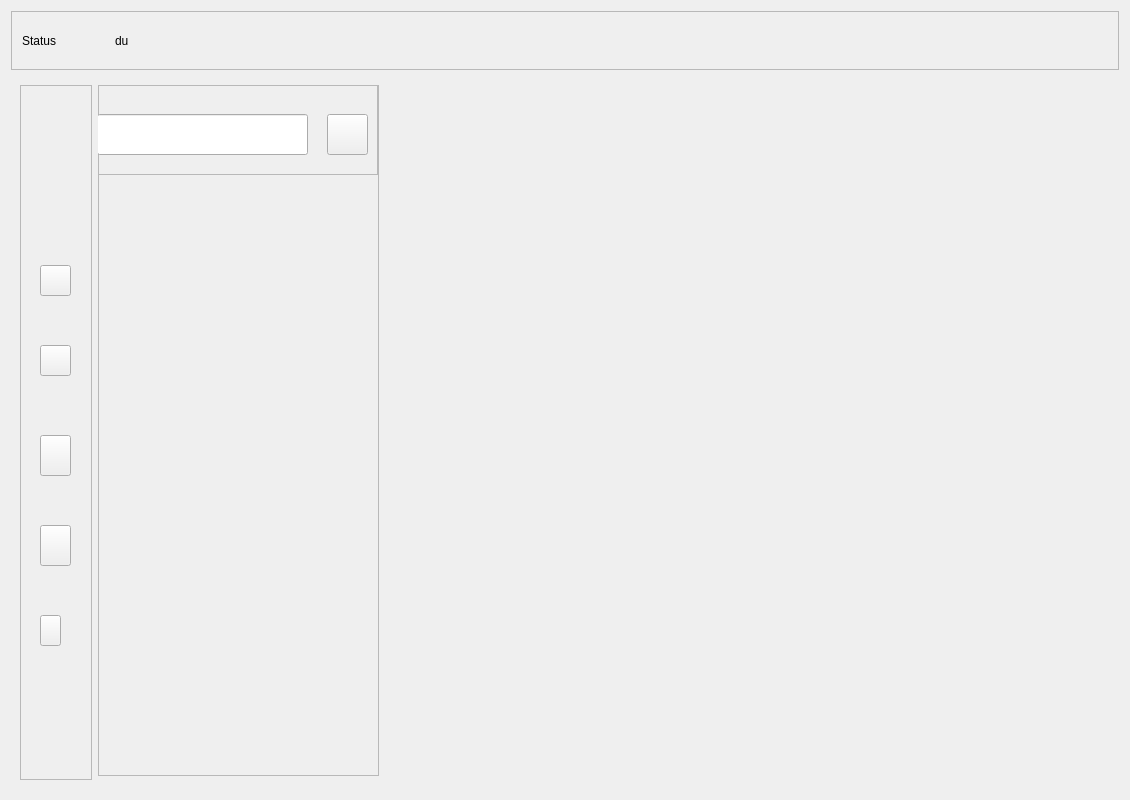
<?xml version="1.0" encoding="UTF-8"?>
<ui version="4.0">
 <class>MainPage</class>
 <widget class="QWidget" name="MainPage">
  <property name="geometry">
   <rect>
    <x>0</x>
    <y>0</y>
    <width>1130</width>
    <height>800</height>
   </rect>
  </property>
  <property name="windowTitle">
   <string>Form</string>
  </property>
  <layout class="QVBoxLayout" name="verticalLayout_3" stretch="1,12">
   <item>
    <widget class="QFrame" name="frame_top">
     <property name="frameShape">
      <enum>QFrame::StyledPanel</enum>
     </property>
     <property name="frameShadow">
      <enum>QFrame::Raised</enum>
     </property>
     <layout class="QHBoxLayout" name="horizontalLayout_2" stretch="1,2,3">
      <property name="leftMargin">
       <number>10</number>
      </property>
      <property name="topMargin">
       <number>0</number>
      </property>
      <property name="rightMargin">
       <number>4</number>
      </property>
      <property name="bottomMargin">
       <number>0</number>
      </property>
      <item>
       <widget class="QWidget" name="widget_weather" native="true">
        <layout class="QHBoxLayout" name="horizontalLayout_3">
         <property name="leftMargin">
          <number>0</number>
         </property>
         <property name="topMargin">
          <number>0</number>
         </property>
         <property name="rightMargin">
          <number>0</number>
         </property>
         <property name="bottomMargin">
          <number>0</number>
         </property>
         <item>
          <widget class="QLabel" name="label_weatherStatus">
           <property name="text">
            <string>Status</string>
           </property>
          </widget>
         </item>
         <item>
          <widget class="QLabel" name="label">
           <property name="text">
            <string>du</string>
           </property>
          </widget>
         </item>
        </layout>
       </widget>
      </item>
      <item>
       <widget class="QWidget" name="widget_fill" native="true"/>
      </item>
      <item>
       <widget class="QWidget" name="widget_status" native="true"/>
      </item>
     </layout>
    </widget>
   </item>
   <item>
    <widget class="QWidget" name="widget" native="true">
     <layout class="QHBoxLayout" name="horizontalLayout" stretch="1,4,10">
      <item>
       <widget class="QFrame" name="frame">
        <property name="styleSheet">
         <string notr="true">QPushButton{
padding: 1px;
radius: 5px; 
}</string>
        </property>
        <property name="frameShape">
         <enum>QFrame::StyledPanel</enum>
        </property>
        <property name="frameShadow">
         <enum>QFrame::Raised</enum>
        </property>
        <widget class="QLabel" name="label_avatar">
         <property name="geometry">
          <rect>
           <x>10</x>
           <y>70</y>
           <width>61</width>
           <height>61</height>
          </rect>
         </property>
         <property name="text">
          <string/>
         </property>
        </widget>
        <widget class="QPushButton" name="btn_chat">
         <property name="geometry">
          <rect>
           <x>20</x>
           <y>180</y>
           <width>31</width>
           <height>31</height>
          </rect>
         </property>
         <property name="styleSheet">
          <string notr="true"> QPushButton {
	border-image: url(:/res/MainPage/chat_common.png);
 } 

QPushButton:pressed {
	border-image: url(:/res/MainPage/chat_press.png);
 }

</string>
         </property>
         <property name="text">
          <string/>
         </property>
        </widget>
        <widget class="QPushButton" name="btn_friend">
         <property name="geometry">
          <rect>
           <x>20</x>
           <y>260</y>
           <width>31</width>
           <height>31</height>
          </rect>
         </property>
         <property name="styleSheet">
          <string notr="true"> QPushButton {
	border-image: url(:/res/MainPage/friend_common.png);
 } 

QPushButton:pressed {
	border-image: url(:/res/MainPage/friend_press.png);
 }

</string>
         </property>
         <property name="text">
          <string/>
         </property>
        </widget>
        <widget class="QPushButton" name="btn_collect">
         <property name="geometry">
          <rect>
           <x>20</x>
           <y>350</y>
           <width>31</width>
           <height>41</height>
          </rect>
         </property>
         <property name="styleSheet">
          <string notr="true"> QPushButton {
	border-image: url(:/res/MainPage/collect_common.png);
 } 

QPushButton:pressed {
	border-image: url(:/res/MainPage/collect_press.png);
 }

</string>
         </property>
         <property name="text">
          <string/>
         </property>
        </widget>
        <widget class="QPushButton" name="btn_moments">
         <property name="geometry">
          <rect>
           <x>20</x>
           <y>440</y>
           <width>31</width>
           <height>41</height>
          </rect>
         </property>
         <property name="styleSheet">
          <string notr="true"> QPushButton {
	border-image: url(:/res/MainPage/moments_common.png);
 } 

QPushButton:pressed {
	border-image: url(:/res/MainPage/moments_press.png);
 }

</string>
         </property>
         <property name="text">
          <string/>
         </property>
        </widget>
        <widget class="QPushButton" name="btn_tool">
         <property name="geometry">
          <rect>
           <x>20</x>
           <y>530</y>
           <width>21</width>
           <height>31</height>
          </rect>
         </property>
         <property name="styleSheet">
          <string notr="true"> QPushButton {
	border-image: url(:/res/MainPage/tool_common.png);
 } 

QPushButton:pressed {
	border-image: url(:/res/MainPage/tool_press.png);
 }

</string>
         </property>
         <property name="text">
          <string/>
         </property>
        </widget>
       </widget>
      </item>
      <item>
       <widget class="QStackedWidget" name="stackedWidget_side">
        <property name="currentIndex">
         <number>0</number>
        </property>
        <widget class="QWidget" name="page_sideChat">
         <widget class="QFrame" name="frame_2">
          <property name="geometry">
           <rect>
            <x>0</x>
            <y>0</y>
            <width>281</width>
            <height>691</height>
           </rect>
          </property>
          <property name="frameShape">
           <enum>QFrame::StyledPanel</enum>
          </property>
          <property name="frameShadow">
           <enum>QFrame::Raised</enum>
          </property>
          <widget class="QFrame" name="frame_3">
           <property name="geometry">
            <rect>
             <x>-1</x>
             <y>-1</y>
             <width>281</width>
             <height>91</height>
            </rect>
           </property>
           <property name="frameShape">
            <enum>QFrame::StyledPanel</enum>
           </property>
           <property name="frameShadow">
            <enum>QFrame::Raised</enum>
           </property>
           <widget class="QLineEdit" name="lineEdit">
            <property name="geometry">
             <rect>
              <x>0</x>
              <y>30</y>
              <width>211</width>
              <height>41</height>
             </rect>
            </property>
           </widget>
           <widget class="QPushButton" name="pushButton">
            <property name="geometry">
             <rect>
              <x>230</x>
              <y>30</y>
              <width>41</width>
              <height>41</height>
             </rect>
            </property>
            <property name="text">
             <string/>
            </property>
            <property name="icon">
             <iconset resource="../res.qrc">
              <normaloff>:/res/MainPage/add.png</normaloff>:/res/MainPage/add.png</iconset>
            </property>
            <property name="iconSize">
             <size>
              <width>26</width>
              <height>26</height>
             </size>
            </property>
           </widget>
          </widget>
          <widget class="QWidget" name="widget_verticalLayout" native="true">
           <property name="geometry">
            <rect>
             <x>0</x>
             <y>90</y>
             <width>281</width>
             <height>611</height>
            </rect>
           </property>
           <layout class="QVBoxLayout" name="verticalLayout_2">
            <property name="spacing">
             <number>0</number>
            </property>
            <property name="leftMargin">
             <number>0</number>
            </property>
            <property name="topMargin">
             <number>0</number>
            </property>
            <property name="rightMargin">
             <number>0</number>
            </property>
            <property name="bottomMargin">
             <number>0</number>
            </property>
            <item>
             <layout class="QVBoxLayout" name="verticalLayout">
              <property name="spacing">
               <number>0</number>
              </property>
             </layout>
            </item>
           </layout>
          </widget>
         </widget>
        </widget>
        <widget class="QWidget" name="page_sideFriend">
         <widget class="QPushButton" name="pushButton_3">
          <property name="geometry">
           <rect>
            <x>70</x>
            <y>270</y>
            <width>91</width>
            <height>51</height>
           </rect>
          </property>
          <property name="text">
           <string>Friend</string>
          </property>
         </widget>
        </widget>
        <widget class="QWidget" name="page_sideCollect">
         <widget class="QPushButton" name="pushButton_2">
          <property name="geometry">
           <rect>
            <x>70</x>
            <y>220</y>
            <width>91</width>
            <height>51</height>
           </rect>
          </property>
          <property name="text">
           <string>collect</string>
          </property>
         </widget>
        </widget>
        <widget class="QWidget" name="page_sideMoments">
         <widget class="QPushButton" name="pushButton_4">
          <property name="geometry">
           <rect>
            <x>70</x>
            <y>280</y>
            <width>91</width>
            <height>51</height>
           </rect>
          </property>
          <property name="text">
           <string>Moment</string>
          </property>
         </widget>
        </widget>
        <widget class="QWidget" name="page_sideTool">
         <widget class="QPushButton" name="btn_excel">
          <property name="geometry">
           <rect>
            <x>70</x>
            <y>250</y>
            <width>91</width>
            <height>51</height>
           </rect>
          </property>
          <property name="text">
           <string>Excel</string>
          </property>
         </widget>
         <widget class="QPushButton" name="btn_videoPlay">
          <property name="geometry">
           <rect>
            <x>70</x>
            <y>40</y>
            <width>91</width>
            <height>51</height>
           </rect>
          </property>
          <property name="text">
           <string>VideoPlay</string>
          </property>
         </widget>
         <widget class="QPushButton" name="btn_gTest">
          <property name="geometry">
           <rect>
            <x>70</x>
            <y>370</y>
            <width>91</width>
            <height>51</height>
           </rect>
          </property>
          <property name="text">
           <string>GTest</string>
          </property>
         </widget>
         <widget class="QPushButton" name="btn_opencv">
          <property name="geometry">
           <rect>
            <x>70</x>
            <y>140</y>
            <width>91</width>
            <height>51</height>
           </rect>
          </property>
          <property name="text">
           <string>Opencv</string>
          </property>
         </widget>
         <widget class="QPushButton" name="btn_gTest_2">
          <property name="geometry">
           <rect>
            <x>70</x>
            <y>480</y>
            <width>91</width>
            <height>51</height>
           </rect>
          </property>
          <property name="text">
           <string>PDF</string>
          </property>
         </widget>
        </widget>
       </widget>
      </item>
      <item>
       <widget class="QStackedWidget" name="stackedWidget_main">
        <property name="currentIndex">
         <number>0</number>
        </property>
        <widget class="QWidget" name="page_mainChat">
         <widget class="QLabel" name="label_wxIcon">
          <property name="geometry">
           <rect>
            <x>260</x>
            <y>250</y>
            <width>161</width>
            <height>141</height>
           </rect>
          </property>
          <property name="text">
           <string/>
          </property>
         </widget>
        </widget>
        <widget class="QWidget" name="page_mainFriend">
         <widget class="QLabel" name="label_wxIcon_3">
          <property name="geometry">
           <rect>
            <x>200</x>
            <y>0</y>
            <width>161</width>
            <height>91</height>
           </rect>
          </property>
          <property name="text">
           <string>Friend</string>
          </property>
         </widget>
         <widget class="QTextEdit" name="textEdit_Friend">
          <property name="geometry">
           <rect>
            <x>50</x>
            <y>100</y>
            <width>571</width>
            <height>541</height>
           </rect>
          </property>
         </widget>
        </widget>
        <widget class="QWidget" name="page_mainCollect">
         <widget class="QLabel" name="label_wxIcon_2">
          <property name="geometry">
           <rect>
            <x>300</x>
            <y>250</y>
            <width>161</width>
            <height>141</height>
           </rect>
          </property>
          <property name="text">
           <string>Collect</string>
          </property>
         </widget>
        </widget>
        <widget class="QWidget" name="page_mainMoments">
         <widget class="QLabel" name="label_wxIcon_4">
          <property name="geometry">
           <rect>
            <x>280</x>
            <y>240</y>
            <width>161</width>
            <height>141</height>
           </rect>
          </property>
          <property name="text">
           <string>Moments</string>
          </property>
         </widget>
        </widget>
        <widget class="QWidget" name="page_mainTool">
         <widget class="QLabel" name="label_wxIcon_5">
          <property name="geometry">
           <rect>
            <x>300</x>
            <y>250</y>
            <width>161</width>
            <height>141</height>
           </rect>
          </property>
          <property name="text">
           <string>Tool</string>
          </property>
         </widget>
        </widget>
        <widget class="QWidget" name="page_videoPlay">
         <widget class="QPushButton" name="btn_videoPlay_select">
          <property name="geometry">
           <rect>
            <x>500</x>
            <y>20</y>
            <width>91</width>
            <height>41</height>
           </rect>
          </property>
          <property name="text">
           <string>选择</string>
          </property>
         </widget>
         <widget class="QPushButton" name="btn_videoPlay_Stop">
          <property name="geometry">
           <rect>
            <x>150</x>
            <y>560</y>
            <width>51</width>
            <height>51</height>
           </rect>
          </property>
          <property name="styleSheet">
           <string notr="true">QPushButton{border-image: url(:/res/VideoPlay/stop.png);}
</string>
          </property>
          <property name="text">
           <string/>
          </property>
         </widget>
         <widget class="QPushButton" name="btn_videoPlay_Play">
          <property name="geometry">
           <rect>
            <x>100</x>
            <y>560</y>
            <width>51</width>
            <height>51</height>
           </rect>
          </property>
          <property name="styleSheet">
           <string notr="true">QPushButton{border-image: url(:/res/VideoPlay/open.png);}
</string>
          </property>
          <property name="text">
           <string/>
          </property>
         </widget>
         <widget class="QComboBox" name="comboBox_url">
          <property name="geometry">
           <rect>
            <x>90</x>
            <y>20</y>
            <width>401</width>
            <height>32</height>
           </rect>
          </property>
          <item>
           <property name="text">
            <string>/Users/areay7/Downloads/1-项目功能演示.mp4</string>
           </property>
          </item>
          <item>
           <property name="text">
            <string>E:/downloads/[阳光电影-www.dygod.org]大奉打更人-01~08/[阳光电影-www.dygod.org]大奉打更人-01.mp4</string>
           </property>
          </item>
         </widget>
         <widget class="PlayImage" name="widget_VideoPlay" native="true">
          <property name="geometry">
           <rect>
            <x>100</x>
            <y>110</y>
            <width>511</width>
            <height>441</height>
           </rect>
          </property>
         </widget>
         <widget class="QPushButton" name="btn_videoPlay_exit">
          <property name="geometry">
           <rect>
            <x>610</x>
            <y>20</y>
            <width>41</width>
            <height>41</height>
           </rect>
          </property>
          <property name="styleSheet">
           <string notr="true"> QPushButton 
{
	border-image: url(:/res/LoginPage/close_common.png);
 }

QPushButton:pressed
 {
	border-image: url(:/res/LoginPage/close_press.png);
 }
</string>
          </property>
          <property name="text">
           <string/>
          </property>
         </widget>
        </widget>
        <widget class="QWidget" name="page_opencv">
         <widget class="QLabel" name="label_wxIcon_7">
          <property name="geometry">
           <rect>
            <x>250</x>
            <y>260</y>
            <width>161</width>
            <height>141</height>
           </rect>
          </property>
          <property name="text">
           <string>Opencv</string>
          </property>
         </widget>
        </widget>
       </widget>
      </item>
     </layout>
    </widget>
   </item>
  </layout>
 </widget>
 <customwidgets>
  <customwidget>
   <class>PlayImage</class>
   <extends>QWidget</extends>
   <header location="global">playimage.h</header>
   <container>1</container>
  </customwidget>
 </customwidgets>
 <resources>
  <include location="../res.qrc"/>
 </resources>
 <connections/>
</ui>
